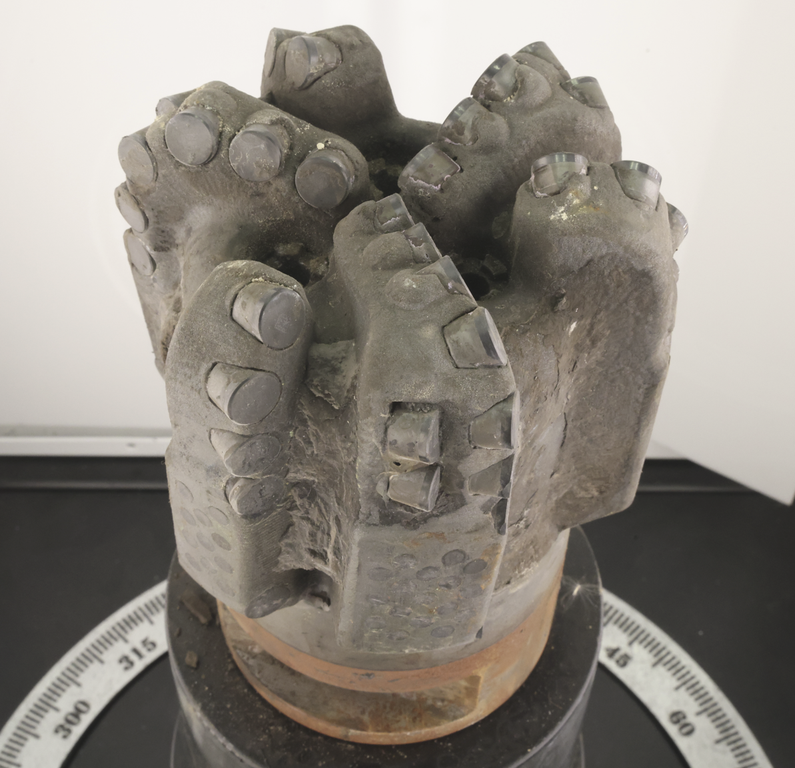
#> input picture Images/cropped0.png, 795 x 768 px, shrunk from 1192 x 1151 before the run
$ jupyter execute Imagestitching.ipynb
#> lines starting #> are read from the running program, lines starting #| are printed output that depends on the picture
[cell 1]
import cv2
import numpy as np
import os

[cell 2]
img1 = cv2.imread('Images/cropped0.png')
#> img1 is the input picture: shape (768, 795, 3); mean B, G, R 128.3, 136.5, 142.3
img2 = cv2.imread('Images/cropped1.png')
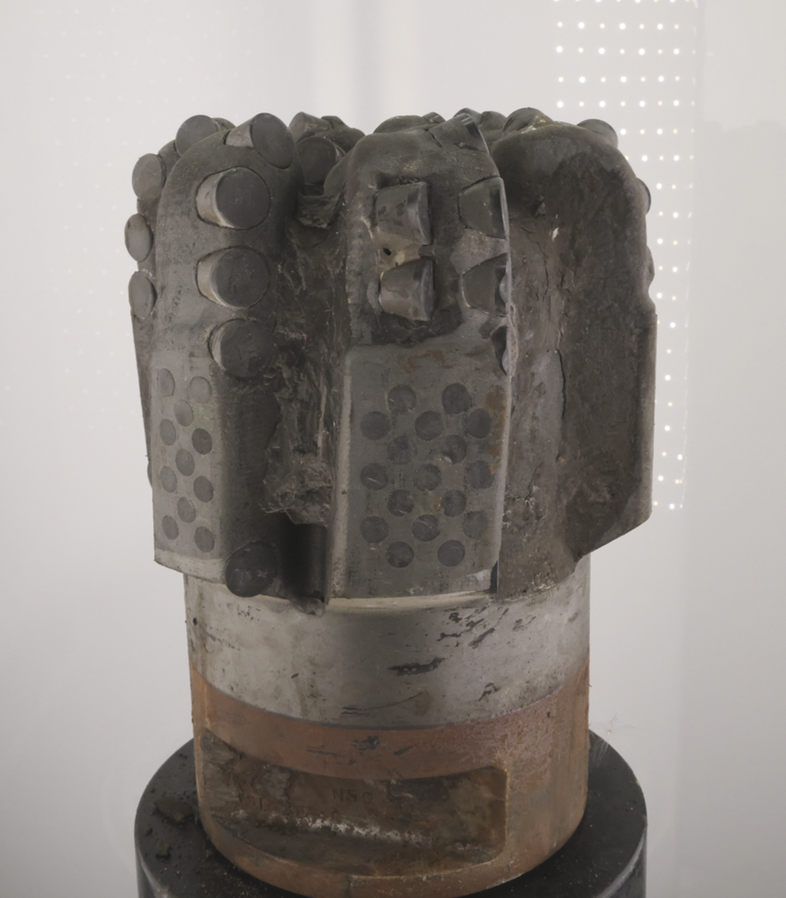
#> input picture Images/cropped1.png, 786 x 898 px, shrunk from 1178 x 1347 before the run
#> img2 is the input picture: shape (898, 786, 3); mean B, G, R 133.3, 137.7, 143.4
cv2.imshow('Top View', img1)
cv2.imshow('Side View', img2)
cv2.waitKey(0)
cv2.destroyAllWindows()

[cell 3]
orb = cv2.ORB_create()
kp1, des1 = orb.detectAndCompute(img1, None)
#> kp1 = 500 keypoints; strongest (x, y, size): (471, 96, 31), (321, 144, 44.6), (318, 144, 44.6), (323, 146, 31)
kp2, des2 = orb.detectAndCompute(img2, None)
#> kp2 = 500 keypoints; strongest (x, y, size): (287, 119, 92.6), (286, 122, 77.1), (287, 118, 111.1), (287, 124, 44.6)

# Draw keypoints on the images (optional)
img1_kp = cv2.drawKeypoints(img1, kp1, None, color=(0,255,0))
img2_kp = cv2.drawKeypoints(img2, kp2, None, color=(0,255,0))

cv2.imshow('Keypoints in Image 1', img1_kp)
cv2.imshow('Keypoints in Image 2', img2_kp)
cv2.waitKey(0)
cv2.destroyAllWindows()

[cell 4]
bf = cv2.BFMatcher(cv2.NORM_HAMMING, crossCheck=True)
matches = bf.match(des1, des2)
#> matches = 120 matches
matches = sorted(matches, key=lambda x: x.distance)

[cell 5]
matched_img = cv2.drawMatches(img1, kp1, img2, kp2, matches[:10], None, flags=cv2.DrawMatchesFlags_NOT_DRAW_SINGLE_POINTS)
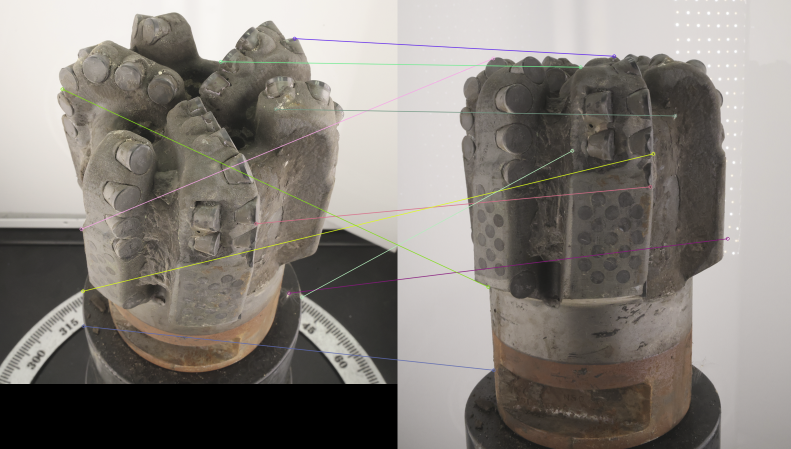
#> matched_img: shape (898, 1581, 3) (shown at 1/2 size); mean B, G, R 121.5, 127.3, 132.6
cv2.imshow('Matches', matched_img)
cv2.waitKey(0)
cv2.destroyAllWindows()

[cell 6]
src_pts = np.float32([kp1[m.queryIdx].pt for m in matches]).reshape(-1, 1, 2)
#> src_pts = 120 rows, first 8: [162.4, 457.9], [167, 652], [578, 586], [588.9, 76.72], [441, 123], [512, 447], [165.6, 582], [551, 218]
dst_pts = np.float32([kp2[m.trainIdx].pt for m in matches]).reshape(-1, 1, 2)
#> dst_pts = 120 rows, first 8: [191.1, 116.5], [192, 740], [660, 477], [433, 112], [365.8, 133.9], [505.2, 373.2], [511.2, 307.2], [554.9, 231.4]

H, mask = cv2.findHomography(src_pts, dst_pts, cv2.RANSAC, 5.0)
#> H = [[-2.47, -0.814, 747.7], [-1.13, -0.683, 479.3], [-0.00408, -0.00104, 1]]; mask = 120 values, max 1 at index 0, min 0 at index 1, mean 0.075

# Warp the perspective of img1 to align with img2
height, width, _ = img2.shape
#> height = 898; width = 786
img1_aligned = cv2.warpPerspective(img1, H, (width, height))
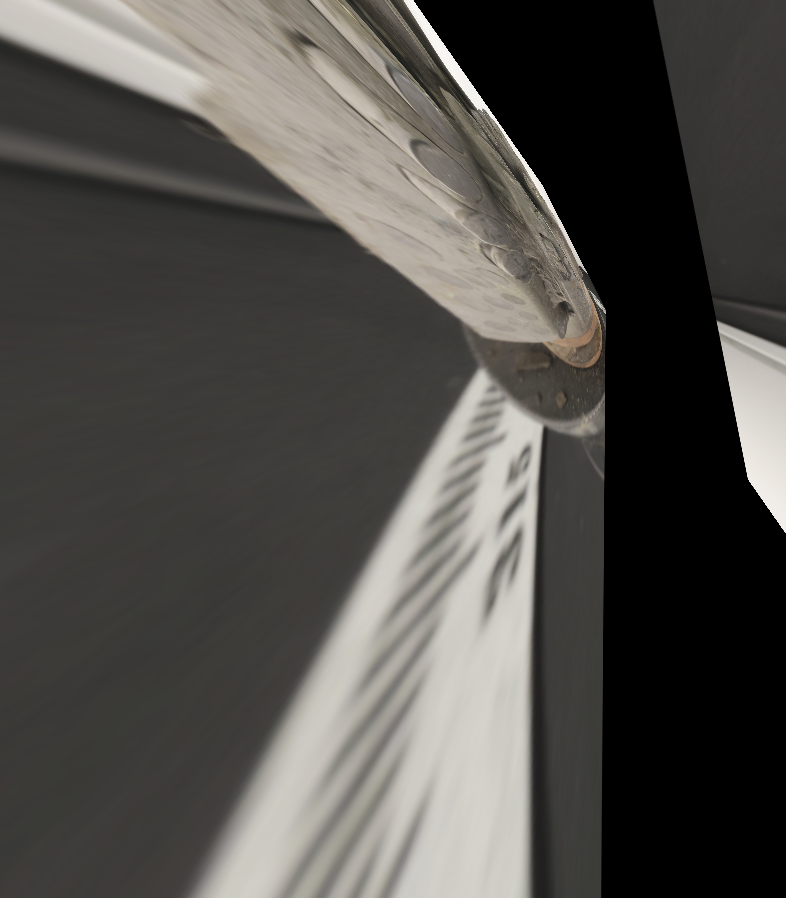
#> img1_aligned: shape (898, 786, 3); mean B, G, R 74.6, 78.4, 80.6

# Display the aligned image
cv2.imshow('Aligned Image', img1_aligned)
cv2.waitKey(0)
cv2.destroyAllWindows()

[cell 7]
# Cell 6: Blend the images
blended_image = cv2.addWeighted(img1_aligned, 0.5, img2, 0.5, 0)
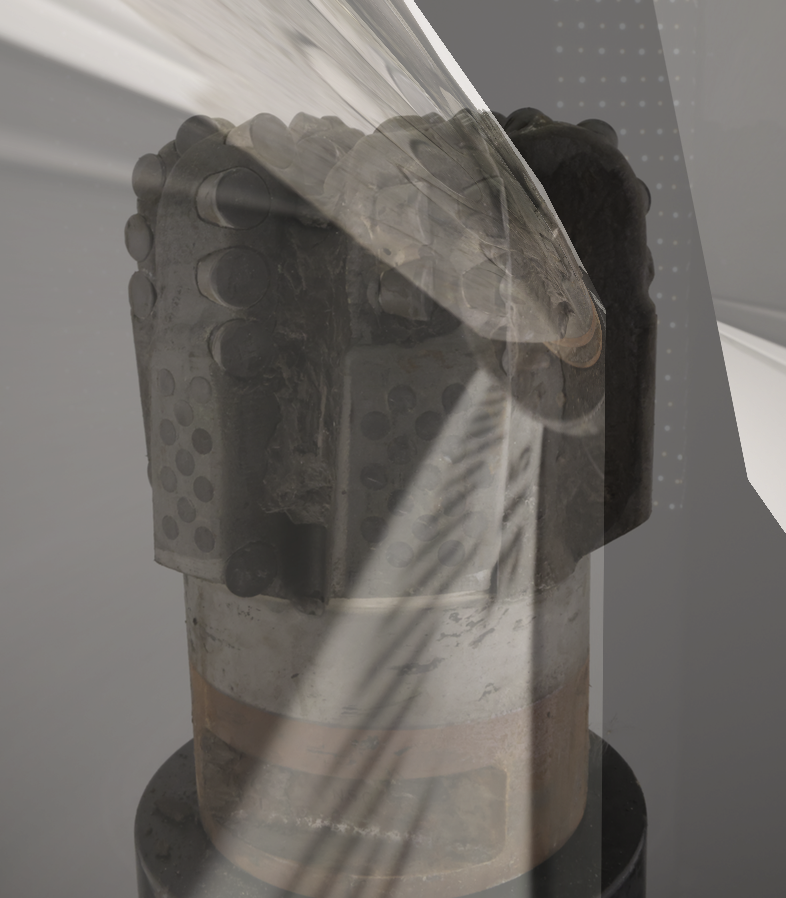
#> blended_image: shape (898, 786, 3); mean B, G, R 103.9, 108, 112

# Save the result and display it
cv2.imwrite('blended_image.png', blended_image)
cv2.imshow('Blended Image', blended_image)
cv2.waitKey(0)
cv2.destroyAllWindows()
